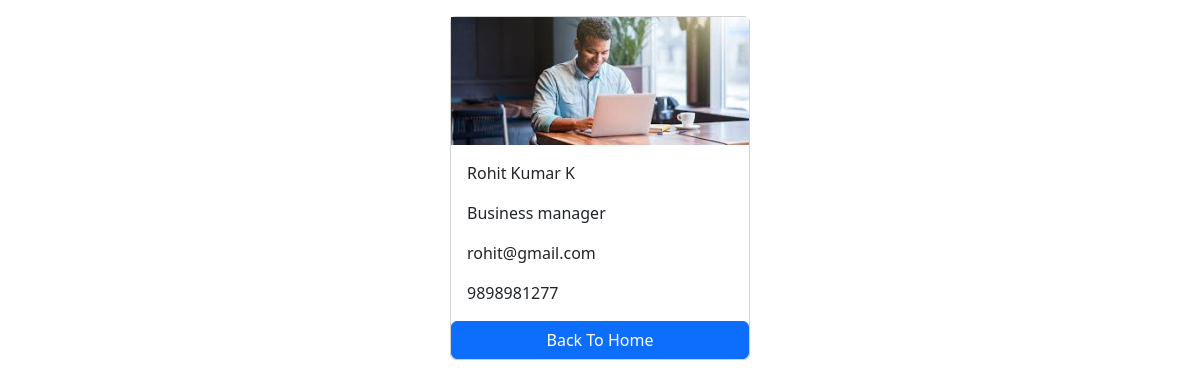
Page /employees/8/ on the committed database.
### salary/models.py (models this page shows)
class Employee(models.Model):
    first_name=models.CharField(max_length=100)
    last_name=models.CharField(max_length=100)
    photo=models.ImageField(upload_to='images')
    designation=models.CharField(max_length=100)
    email_address=models.EmailField(max_length=100)
    phone_number=models.CharField(max_length=10)

### salary/views.py (the view)
# urls.py: path('<int:pk>/',views.employee_detail,name='employee_detail')
def employee_detail(request,pk):
    employee=get_object_or_404(Employee,pk=pk)
    context={
        'employee':employee,
    }
    return render(request,'employee_detail.html',context)

### templates/employee_detail.html (shortened to what this page needs)
<!DOCTYPE html>
<html lang="en">
<head>
    <link href="https://cdn.jsdelivr.net/npm/bootstrap@5.3.3/dist/css/bootstrap.min.css" rel="stylesheet">
</head>
<body>
    <div class="container mt-3">
        <div class="card mx-auto" style="width:300px">
            <img src="{{employee.photo.url}}" class="card-img-toop">
            <div class="card-body">
                <p class="card-text">{{employee.first_name}} {{employee.last_name}}</p>
                <p class="card-text">{{employee.designation}}</p>
                <p class="card-text">{{employee.email_address}}</p>
                <p class="card-text">{{employee.phone_number}}</p>
            </div>
            <a href="{% url 'home' %}" class="btn btn-primary">Back To Home</a>
        </div>
    </div>
</body>
</html>

### rows in the picture
Employee: photo (picture), first_name "Rohit Kumar", last_name "K", designation "Business manager", email_address "rohit@gmail.com", phone_number "9898981277"
